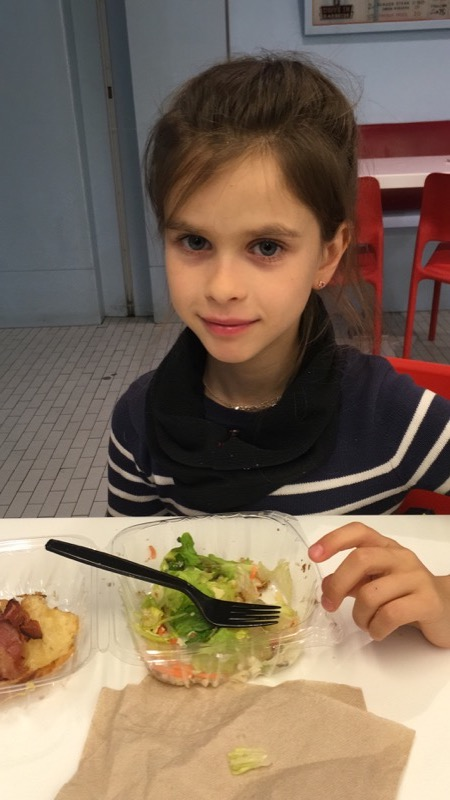
#> input picture face-recognition/test-data/test_Diana.jpg, 450 x 800 px
$ python get_faces.py test-data/test_Diana.jpg out.png
#> lines starting #> are read from the running program, lines starting #| are printed output that depends on the picture
#> further down, img is the input picture: shape (800, 450, 3); mean B, G, R 91.4, 109, 128.5
# coding: utf-8

import cv2
import os
import sys

def to_gray(img):
    return cv2.cvtColor(img, cv2.COLOR_BGR2GRAY)
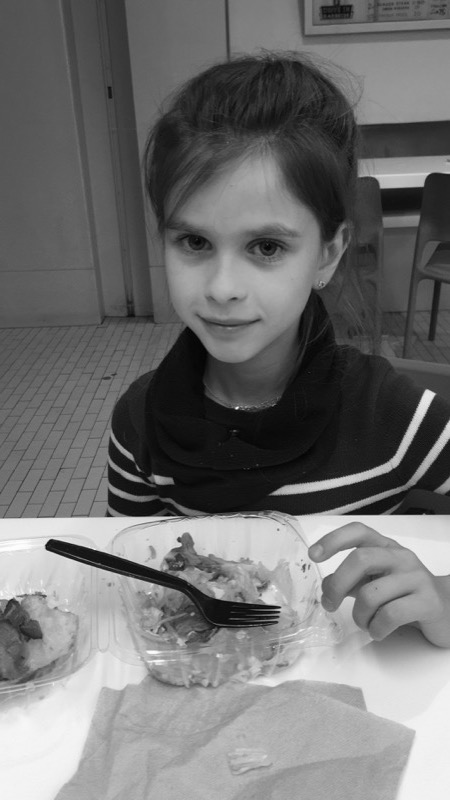
#> returned value: shape (800, 450); min 1, max 254, mean 112.8

def face_cascade(name='lbp'):
    dir = os.path.dirname(__file__)
    xml_path = {
        'lbp': os.path.join(dir, 'opencv-files/lbpcascade_frontalface.xml'),
        'haar': os.path.join(dir, 'opencv-files/haarcascade_frontalface_alt.xml')
    }[name]
    return cv2.CascadeClassifier(xml_path)

def draw_rectangle(img, rect):
    (x, y, w, h) = rect
    cv2.rectangle(img, (x, y), (x+w, y+h), (0, 255, 0), 2)

def detect_face(img):
    gray = to_gray(img)
    fc = face_cascade('lbp')
    fch = face_cascade('haar')

    # where face is "rect" - (x, y, w, h)
    faces = fc.detectMultiScale(gray, scaleFactor=1.3, minNeighbors=3)
#> faces = [[127, 166, 211, 211]]
    faces_h = fch.detectMultiScale(gray, scaleFactor=1.3, minNeighbors=5)
#> faces_h = [[127, 170, 204, 204]]

    # choose moooooore faces
    if len(faces_h) > len(faces):
        faces = faces_h

    result = []
    for face in faces:
        (x, y, w, h) = face
        result.append((gray[y:y+w, x:x+h], face))
#> this loop made 1 pass
#> after the loop, result = 1 item

    # [(grayImg, rect), ...]
    return result

img_path = os.path.abspath(sys.argv[1]) # test-data/test_Diana.jpg
output_path = os.path.abspath(sys.argv[2]) # output/

img = cv2.imread(img_path)
faces = detect_face(img)
#> faces = 1 item

print(len(faces))
#| 1

for k,item in enumerate(faces):
    (x, y, w, h) = item[1]

    facePath = os.path.join(output_path, 'face_' + str(k) + '__' + os.path.basename(img_path))
    print(facePath)
    cv2.imwrite(facePath, img[y:y+w, x:x+h])
#> this loop made 1 pass
#| face-recognition/out.png/face_0__test_Diana.jpg
#> pass 1, `cv2.imwrite(facePath, img[y:y+w, x:x+h])`:
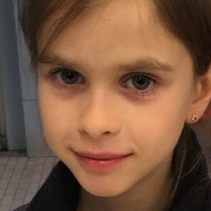
#> saved as face_0__test_Diana.jpg: shape (211, 211, 3); mean B, G, R 64.6, 87.1, 122.5
    # cv2.imshow('image' + str(k), img[y:y+w, x:x+h])

print ('Done')

# cv2.waitKey(0)
# cv2.destroyAllWindows()

$ run again, with face-recognition/test-data/me_300.jpg copied over face-recognition/test-data/test_Diana.jpg
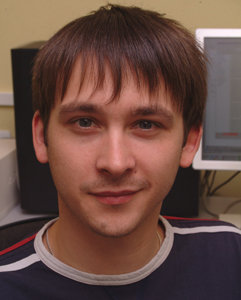
#> input picture face-recognition/test-data/me_300.jpg, 241 x 300 px
#> img is the input picture: shape (300, 241, 3); mean B, G, R 66.5, 75.6, 105.2
#> in to_gray, `return cv2.cvtColor(img, cv2.COLOR_BGR2GRAY)`:
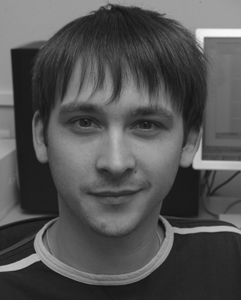
#> returned value: shape (300, 241); min 16, max 248, mean 83.4
#> in detect_face, `faces = fc.detectMultiScale(gray, scaleFactor=1.3, minNeighbors=3)`: faces = [[27, 62, 172, 172]]
#> faces_h = [[28, 59, 175, 175]]
#> the loop in detect_face, `for face in faces:` made 1 pass
#> after the loop in detect_face, `for face in faces:`: result = 1 item
#| 1
#> the loop `for k,item in enumerate(faces):` made 1 pass
#> (printed output is left out)
#> pass 1, `cv2.imwrite(facePath, img[y:y+w, x:x+h])`:
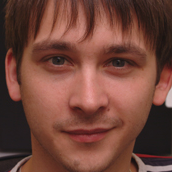
#> saved as face_0__test_Diana.jpg: shape (172, 172, 3); mean B, G, R 58.8, 70, 114.4

$ run again, with face-recognition/test-data/test5.jpg copied over face-recognition/test-data/test_Diana.jpg
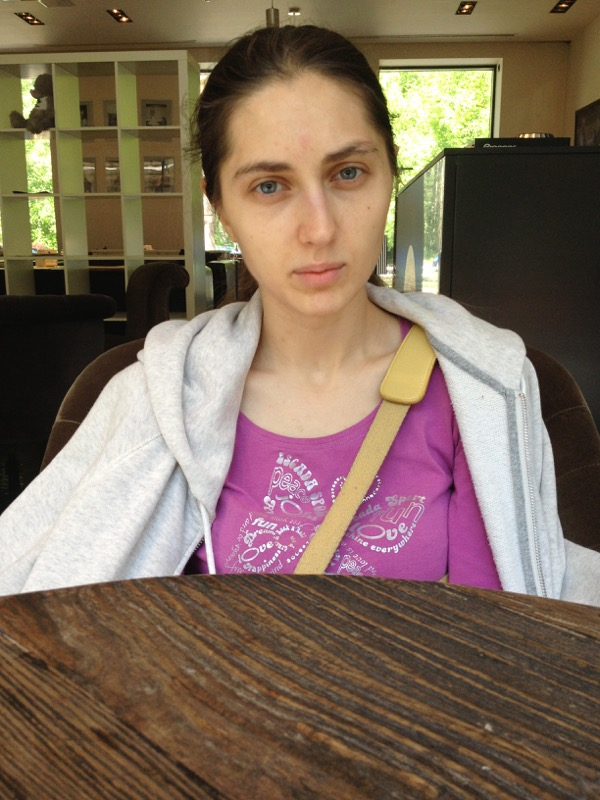
#> input picture face-recognition/test-data/test5.jpg, 600 x 800 px
#> img is the input picture: shape (800, 600, 3); mean B, G, R 90.8, 107.1, 127.4
#> in to_gray, `return cv2.cvtColor(img, cv2.COLOR_BGR2GRAY)`:
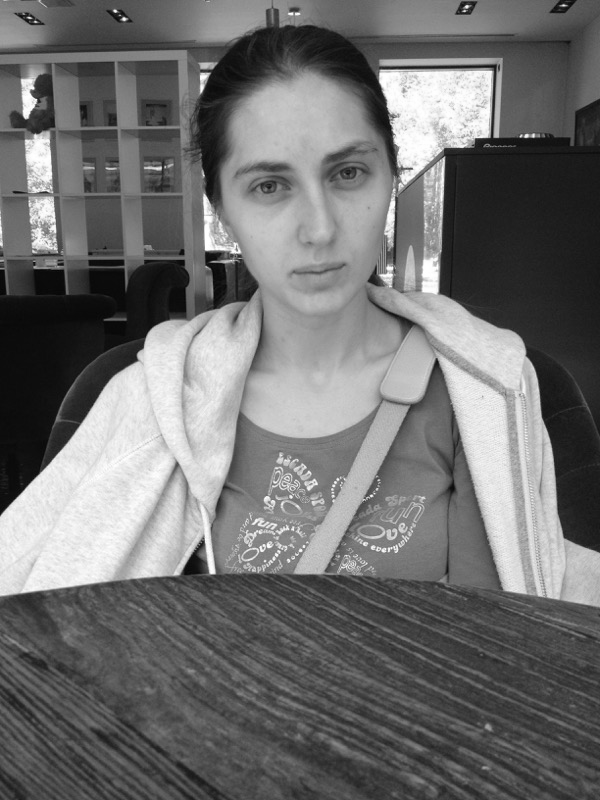
#> returned value: shape (800, 600); min 3, max 255, mean 111.3
#> in detect_face, `faces = fc.detectMultiScale(gray, scaleFactor=1.3, minNeighbors=3)`: faces = [[200, 97, 222, 222]]
#> faces_h = [[200, 92, 226, 226]]
#> the loop in detect_face, `for face in faces:` made 1 pass
#> after the loop in detect_face, `for face in faces:`: result = 1 item
#| 1
#> the loop `for k,item in enumerate(faces):` made 1 pass
#> (printed output is left out)
#> pass 1, `cv2.imwrite(facePath, img[y:y+w, x:x+h])`:
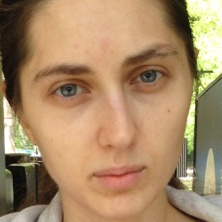
#> saved as face_0__test_Diana.jpg: shape (222, 222, 3); mean B, G, R 102.8, 137.3, 168.1

$ run again, with face-recognition/test-data/test6.jpg copied over face-recognition/test-data/test_Diana.jpg
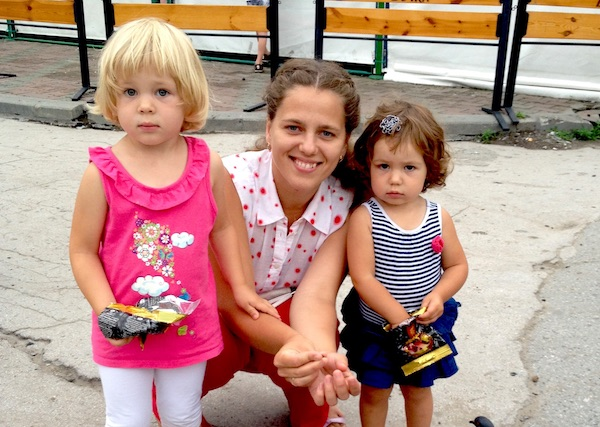
#> input picture face-recognition/test-data/test6.jpg, 600 x 427 px
#> img is the input picture: shape (427, 600, 3); mean B, G, R 137.4, 146.9, 182
#> in detect_face, `faces = fc.detectMultiScale(gray, scaleFactor=1.3, minNeighbors=3)`: faces = [[266, 96, 89, 89], [358, 139, 76, 76]]
#> faces_h = [[364, 143, 67, 67], [109, 64, 77, 77], [266, 95, 90, 90]]
#> in detect_face, `faces = faces_h`: faces has the same summary as faces_h
#> the loop in detect_face, `for face in faces:` made 3 passes
#> after the loop in detect_face, `for face in faces:`: result = 3 items
#| 3
#> the loop `for k,item in enumerate(faces):` made 3 passes
#> (printed output is left out)
#> pass 1, `cv2.imwrite(facePath, img[y:y+w, x:x+h])`:
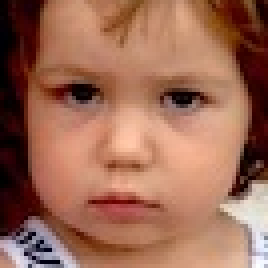
#> saved as face_0__test_Diana.jpg: shape (67, 67, 3) (shown 4 times larger); mean B, G, R 85.1, 105.7, 157.2
#> pass 2, `cv2.imwrite(facePath, img[y:y+w, x:x+h])`:
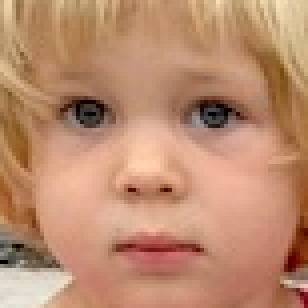
#> saved as face_1__test_Diana.jpg: shape (77, 77, 3) (shown 4 times larger); mean B, G, R 110.7, 140, 188.8
